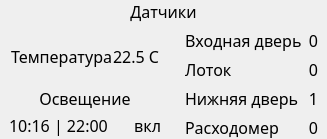
                                <widget class="QFrame" name="frame_79">
                                 <property name="frameShape">
                                  <enum>QFrame::NoFrame</enum>
                                 </property>
                                 <property name="frameShadow">
                                  <enum>QFrame::Raised</enum>
                                 </property>
                                 <layout class="QGridLayout" name="gridLayout_5">
                                  <property name="leftMargin">
                                   <number>0</number>
                                  </property>
                                  <property name="topMargin">
                                   <number>0</number>
                                  </property>
                                  <property name="rightMargin">
                                   <number>0</number>
                                  </property>
                                  <property name="bottomMargin">
                                   <number>0</number>
                                  </property>
                                  <item row="0" column="0" colspan="2" alignment="Qt::AlignTop">
                                   <widget class="QLabel" name="label_48">
                                    <property name="font">
                                     <font>
                                      <family>Rubik</family>
                                      <pointsize>12</pointsize>
                                     </font>
                                    </property>
                                    <property name="text">
                                     <string>Датчики</string>
                                    </property>
                                    <property name="alignment">
                                     <set>Qt::AlignCenter</set>
                                    </property>
                                   </widget>
                                  </item>
                                  <item row="1" column="0">
                                   <widget class="QFrame" name="frame_82">
                                    <property name="sizePolicy">
                                     <sizepolicy hsizetype="Preferred" vsizetype="Expanding">
                                      <horstretch>0</horstretch>
                                      <verstretch>0</verstretch>
                                     </sizepolicy>
                                    </property>
                                    <property name="frameShape">
                                     <enum>QFrame::NoFrame</enum>
                                    </property>
                                    <property name="frameShadow">
                                     <enum>QFrame::Raised</enum>
                                    </property>
                                    <layout class="QVBoxLayout" name="verticalLayout_55">
                                     <property name="spacing">
                                      <number>0</number>
                                     </property>
                                     <property name="leftMargin">
                                      <number>0</number>
                                     </property>
                                     <property name="topMargin">
                                      <number>0</number>
                                     </property>
                                     <property name="rightMargin">
                                      <number>0</number>
                                     </property>
                                     <property name="bottomMargin">
                                      <number>0</number>
                                     </property>
                                     <item>
                                      <widget class="QFrame" name="frame_84">
                                       <property name="frameShape">
                                        <enum>QFrame::NoFrame</enum>
                                       </property>
                                       <property name="frameShadow">
                                        <enum>QFrame::Raised</enum>
                                       </property>
                                       <layout class="QHBoxLayout" name="horizontalLayout_20">
                                        <property name="spacing">
                                         <number>0</number>
                                        </property>
                                        <property name="leftMargin">
                                         <number>11</number>
                                        </property>
                                        <property name="topMargin">
                                         <number>0</number>
                                        </property>
                                        <property name="rightMargin">
                                         <number>11</number>
                                        </property>
                                        <property name="bottomMargin">
                                         <number>0</number>
                                        </property>
                                        <item>
                                         <widget class="QLabel" name="label_53">
                                          <property name="font">
                                           <font>
                                            <family>Rubik Light</family>
                                            <pointsize>12</pointsize>
                                           </font>
                                          </property>
                                          <property name="text">
                                           <string>Температура</string>
                                          </property>
                                         </widget>
                                        </item>
                                        <item>
                                         <widget class="QLabel" name="label_54">
                                          <property name="font">
                                           <font>
                                            <family>Rubik Light</family>
                                            <pointsize>12</pointsize>
                                           </font>
                                          </property>
                                          <property name="text">
                                           <string>22.5 C</string>
                                          </property>
                                          <property name="alignment">
                                           <set>Qt::AlignRight|Qt::AlignTrailing|Qt::AlignVCenter</set>
                                          </property>
                                         </widget>
                                        </item>
                                       </layout>
                                      </widget>
                                     </item>
                                     <item>
                                      <widget class="QFrame" name="frame_85">
                                       <property name="frameShape">
                                        <enum>QFrame::NoFrame</enum>
                                       </property>
                                       <property name="frameShadow">
                                        <enum>QFrame::Raised</enum>
                                       </property>
                                       <layout class="QVBoxLayout" name="verticalLayout_56">
                                        <property name="spacing">
                                         <number>0</number>
                                        </property>
                                        <property name="topMargin">
                                         <number>0</number>
                                        </property>
                                        <property name="bottomMargin">
                                         <number>0</number>
                                        </property>
                                        <item>
                                         <widget class="QLabel" name="label_55">
                                          <property name="font">
                                           <font>
                                            <family>Rubik Light</family>
                                            <pointsize>12</pointsize>
                                           </font>
                                          </property>
                                          <property name="text">
                                           <string>Освещение</string>
                                          </property>
                                          <property name="alignment">
                                           <set>Qt::AlignCenter</set>
                                          </property>
                                         </widget>
                                        </item>
                                        <item>
                                         <widget class="QFrame" name="frame_86">
                                          <property name="frameShape">
                                           <enum>QFrame::NoFrame</enum>
                                          </property>
                                          <property name="frameShadow">
                                           <enum>QFrame::Raised</enum>
                                          </property>
                                          <layout class="QHBoxLayout" name="horizontalLayout_21">
                                           <property name="leftMargin">
                                            <number>0</number>
                                           </property>
                                           <property name="topMargin">
                                            <number>0</number>
                                           </property>
                                           <property name="rightMargin">
                                            <number>0</number>
                                           </property>
                                           <property name="bottomMargin">
                                            <number>0</number>
                                           </property>
                                           <item>
                                            <widget class="QLabel" name="label_56">
                                             <property name="font">
                                              <font>
                                               <family>Rubik Light</family>
                                               <pointsize>12</pointsize>
                                              </font>
                                             </property>
                                             <property name="text">
                                              <string>10:16 | 22:00</string>
                                             </property>
                                            </widget>
                                           </item>
                                           <item>
                                            <widget class="QLabel" name="label_57">
                                             <property name="font">
                                              <font>
                                               <family>Rubik Light</family>
                                               <pointsize>12</pointsize>
                                              </font>
                                             </property>
                                             <property name="text">
                                              <string>вкл</string>
                                             </property>
                                             <property name="alignment">
                                              <set>Qt::AlignRight|Qt::AlignTrailing|Qt::AlignVCenter</set>
                                             </property>
                                            </widget>
                                           </item>
                                          </layout>
                                         </widget>
                                        </item>
                                       </layout>
                                      </widget>
                                     </item>
                                    </layout>
                                   </widget>
                                  </item>
                                  <item row="1" column="1">
                                   <widget class="QFrame" name="frame_83">
                                    <property name="sizePolicy">
                                     <sizepolicy hsizetype="Preferred" vsizetype="Expanding">
                                      <horstretch>0</horstretch>
                                      <verstretch>0</verstretch>
                                     </sizepolicy>
                                    </property>
                                    <property name="frameShape">
                                     <enum>QFrame::NoFrame</enum>
                                    </property>
                                    <property name="frameShadow">
                                     <enum>QFrame::Raised</enum>
                                    </property>
                                    <layout class="QVBoxLayout" name="verticalLayout_57">
                                     <property name="topMargin">
                                      <number>0</number>
                                     </property>
                                     <property name="bottomMargin">
                                      <number>0</number>
                                     </property>
                                     <item>
                                      <widget class="QFrame" name="frame_87">
                                       <property name="frameShape">
                                        <enum>QFrame::NoFrame</enum>
                                       </property>
                                       <property name="frameShadow">
                                        <enum>QFrame::Raised</enum>
                                       </property>
                                       <layout class="QHBoxLayout" name="horizontalLayout_24">
                                        <property name="leftMargin">
                                         <number>0</number>
                                        </property>
                                        <property name="topMargin">
                                         <number>0</number>
                                        </property>
                                        <property name="rightMargin">
                                         <number>0</number>
                                        </property>
                                        <property name="bottomMargin">
                                         <number>0</number>
                                        </property>
                                        <item>
                                         <widget class="QLabel" name="label_58">
                                          <property name="font">
                                           <font>
                                            <family>Rubik Light</family>
                                            <pointsize>12</pointsize>
                                           </font>
                                          </property>
                                          <property name="text">
                                           <string>Входная дверь</string>
                                          </property>
                                         </widget>
                                        </item>
                                        <item>
                                         <widget class="QLabel" name="label_59">
                                          <property name="font">
                                           <font>
                                            <family>Rubik Light</family>
                                            <pointsize>12</pointsize>
                                           </font>
                                          </property>
                                          <property name="text">
                                           <string>0</string>
                                          </property>
                                          <property name="alignment">
                                           <set>Qt::AlignRight|Qt::AlignTrailing|Qt::AlignVCenter</set>
                                          </property>
                                         </widget>
                                        </item>
                                       </layout>
                                      </widget>
                                     </item>
                                     <item>
                                      <widget class="QFrame" name="frame_90">
                                       <property name="frameShape">
                                        <enum>QFrame::NoFrame</enum>
                                       </property>
                                       <property name="frameShadow">
                                        <enum>QFrame::Raised</enum>
                                       </property>
                                       <layout class="QHBoxLayout" name="horizontalLayout_47">
                                        <property name="leftMargin">
                                         <number>0</number>
                                        </property>
                                        <property name="topMargin">
                                         <number>0</number>
                                        </property>
                                        <property name="rightMargin">
                                         <number>0</number>
                                        </property>
                                        <property name="bottomMargin">
                                         <number>0</number>
                                        </property>
                                        <item>
                                         <widget class="QLabel" name="label_64">
                                          <property name="font">
                                           <font>
                                            <family>Rubik Light</family>
                                            <pointsize>12</pointsize>
                                           </font>
                                          </property>
                                          <property name="text">
                                           <string>Лоток</string>
                                          </property>
                                         </widget>
                                        </item>
                                        <item>
                                         <widget class="QLabel" name="label_65">
                                          <property name="font">
                                           <font>
                                            <family>Rubik Light</family>
                                            <pointsize>12</pointsize>
                                           </font>
                                          </property>
                                          <property name="text">
                                           <string>0</string>
                                          </property>
                                          <property name="alignment">
                                           <set>Qt::AlignRight|Qt::AlignTrailing|Qt::AlignVCenter</set>
                                          </property>
                                         </widget>
                                        </item>
                                       </layout>
                                      </widget>
                                     </item>
                                     <item>
                                      <widget class="QFrame" name="frame_89">
                                       <property name="frameShape">
                                        <enum>QFrame::NoFrame</enum>
                                       </property>
                                       <property name="frameShadow">
                                        <enum>QFrame::Raised</enum>
                                       </property>
                                       <layout class="QHBoxLayout" name="horizontalLayout_26">
                                        <property name="leftMargin">
                                         <number>0</number>
                                        </property>
                                        <property name="topMargin">
                                         <number>0</number>
                                        </property>
                                        <property name="rightMargin">
                                         <number>0</number>
                                        </property>
                                        <property name="bottomMargin">
                                         <number>0</number>
                                        </property>
                                        <item>
                                         <widget class="QLabel" name="label_62">
                                          <property name="font">
                                           <font>
                                            <family>Rubik Light</family>
                                            <pointsize>12</pointsize>
                                           </font>
                                          </property>
                                          <property name="text">
                                           <string>Нижняя дверь</string>
                                          </property>
                                         </widget>
                                        </item>
                                        <item>
                                         <widget class="QLabel" name="label_63">
                                          <property name="font">
                                           <font>
                                            <family>Rubik Light</family>
                                            <pointsize>12</pointsize>
                                           </font>
                                          </property>
                                          <property name="text">
                                           <string>1</string>
                                          </property>
                                          <property name="alignment">
                                           <set>Qt::AlignRight|Qt::AlignTrailing|Qt::AlignVCenter</set>
                                          </property>
                                         </widget>
                                        </item>
                                       </layout>
                                      </widget>
                                     </item>
                                     <item>
                                      <widget class="QFrame" name="frame_88">
                                       <property name="frameShape">
                                        <enum>QFrame::NoFrame</enum>
                                       </property>
                                       <property name="frameShadow">
                                        <enum>QFrame::Raised</enum>
                                       </property>
                                       <layout class="QHBoxLayout" name="horizontalLayout_25">
                                        <property name="leftMargin">
                                         <number>0</number>
                                        </property>
                                        <property name="topMargin">
                                         <number>0</number>
                                        </property>
                                        <property name="rightMargin">
                                         <number>0</number>
                                        </property>
                                        <property name="bottomMargin">
                                         <number>0</number>
                                        </property>
                                        <item>
                                         <widget class="QLabel" name="label_60">
                                          <property name="font">
                                           <font>
                                            <family>Rubik Light</family>
                                            <pointsize>12</pointsize>
                                           </font>
                                          </property>
                                          <property name="text">
                                           <string>Расходомер</string>
                                          </property>
                                         </widget>
                                        </item>
                                        <item>
                                         <widget class="QLabel" name="label_61">
                                          <property name="font">
                                           <font>
                                            <family>Rubik Light</family>
                                            <pointsize>12</pointsize>
                                           </font>
                                          </property>
                                          <property name="text">
                                           <string>0</string>
                                          </property>
                                          <property name="alignment">
                                           <set>Qt::AlignRight|Qt::AlignTrailing|Qt::AlignVCenter</set>
                                          </property>
                                         </widget>
                                        </item>
                                       </layout>
                                      </widget>
                                     </item>
                                    </layout>
                                   </widget>
                                  </item>
                                 </layout>
                                </widget>
